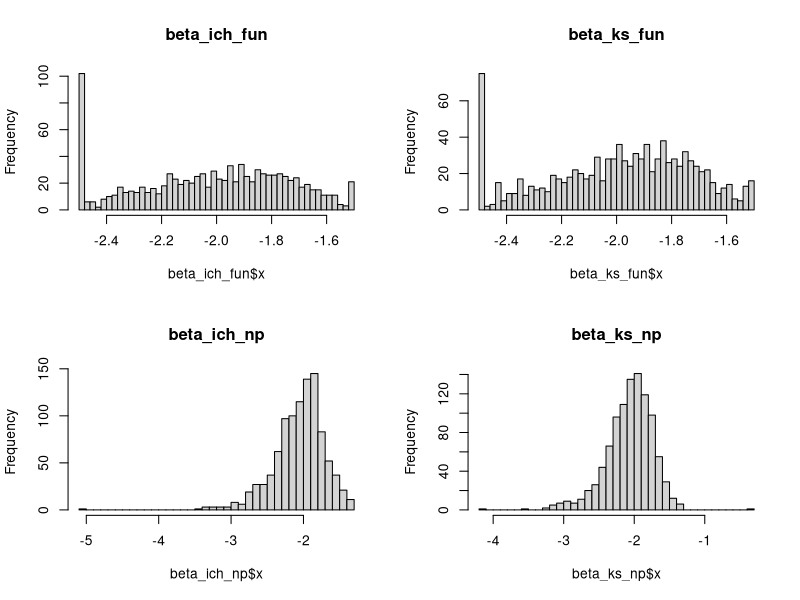

Reproduce this figure in R.
beta_ich_fun=read.csv("mc_beta_ich_fun.csv",header=TRUE)
beta_ks_fun=read.csv("mc_beta_ks_fun.csv",header=TRUE)
beta_ich_np=read.csv("mc_beta_ich_np.csv",header=TRUE)
beta_ks_np=read.csv("mc_beta_ks_np.csv",header=TRUE)


#########################################################################
par(mfrow=c(2,2))
hist(beta_ich_fun$x,breaks = 50, main="beta_ich_fun")
hist(beta_ks_fun$x,breaks = 50, main="beta_ks_fun")
hist(beta_ich_np$x,breaks = 50, main="beta_ich_np")
hist(beta_ks_np$x,breaks = 50, main="beta_ks_np")

